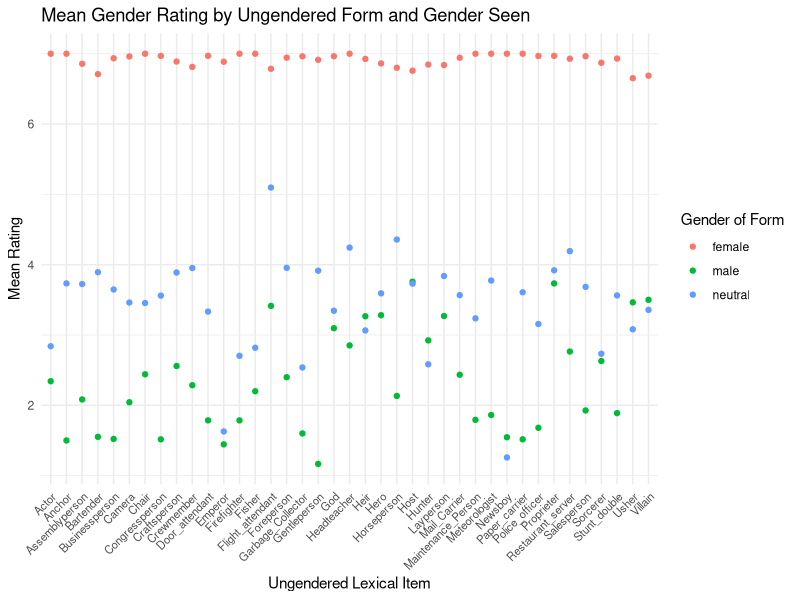

Generate this figure with R: (Note: this script raises an error after producing the figure.)
## ---- chunk 1
library(ggplot2)
library(dplyr)
library(data.table)
library(formattable)
## ---- chunk 2
trials <- read.csv("gender_titles-trials.csv")
## ---- chunk 3
real_trials <- trials %>%
  filter(id!="example1") %>% 
  filter(workerid!=76)
## ---- chunk 4
final_trials_ugly <- real_trials %>%
  mutate(new_response = ifelse(scale=="FM"&response==1,7,ifelse(scale=="FM"&response==2,6,ifelse(scale=="FM"&response==3,5, ifelse(scale=="FM"&response==5,3, ifelse(scale=="FM"&response==6,2, ifelse(scale=="FM"&response==7,1,ifelse(scale=="FM"&response==4,4,response))))))))
## ---- chunk 5
trials_final <- real_trials %>% 
  mutate(equalized_response = ifelse(scale=="FM",8-response,response))
## ---- chunk 6
trials_final %>% 
  filter(gender=="female") %>% 
  group_by(workerid) %>%
  summarize(female_mean = mean(equalized_response)) %>%
  unique() %>% 
  mutate(exclusion = female_mean < mean(female_mean) - 2*sd(female_mean)) %>%
  filter(exclusion==TRUE)
## ---- chunk 7
usable_trials <- trials_final %>%
  filter(workerid!=17 & workerid!=35 & workerid!=54 & workerid!=57 & workerid!=68 & workerid!=69 & workerid!=72 & workerid!=86 & workerid!=89 & workerid != 107 & workerid != 111)
  
## ---- chunk 8
underlying <- usable_trials %>%
  group_by(id,gender,orthog) %>%
  summarise(indi_mean = mean(equalized_response), trial_count=n())
## ---- chunk 9
ggplot(underlying, aes(x=id, y=indi_mean, color=gender)) + 
  geom_point() + 
  theme_minimal() + 
  theme(axis.text.x = element_text(angle=45, hjust=1, size=8)) + 
  labs(x="Ungendered Lexical Item", y="Mean Rating", color = "Gender of Form", title="Mean Gender Rating by Ungendered Form and Gender Seen")
## ---- chunk 10
collapsed_means <- usable_trials %>%
  group_by(orthog) %>%
  summarize(mean(equalized_response)) %>%
  rename(
    'Orthographic Form' = "orthog",
    'Mean Gender Value' = "mean(equalized_response)"
  )
## ---- chunk 11
custom_pink = "#FFB6C1"
custom_blue = "#ADD8E6"
## ---- chunk 12
collapsed_means %>%
  formattable(align= c('l','r'),
            list('orthog' = formatter("span", style = ~style(color = "grey", font.weight="bold")),
            "Mean Gender Value" = color_tile(custom_blue, custom_pink)))
## ---- chunk 13
morphological_means <- usable_trials %>%
  group_by(gendered_morph,gender) %>% 
  summarize(morph_mean = mean(equalized_response), trial_sum = n())
## ---- chunk 14
ggplot(morphological_means, aes(x=gendered_morph, y=morph_mean, color=gender, size=trial_sum)) + 
  geom_point() + 
  theme_minimal() + 
  labs(x="Gender Marking Processes", y="Mean Rating")
## ---- chunk 15
neutral_means <- usable_trials %>%
  group_by(neutral_morh,gender) %>% 
  summarize(neutral_mean = mean(equalized_response), trial_sum = n())
## ---- chunk 16
ggplot(neutral_means, aes(x=neutral_morh, y=neutral_mean, color=gender, size=trial_sum)) + 
  geom_point() + 
  theme_minimal() + 
  labs(x="Neutral Formation Process", y="Mean Rating")
## ---- chunk 17
mean(underlying$trial_count)
